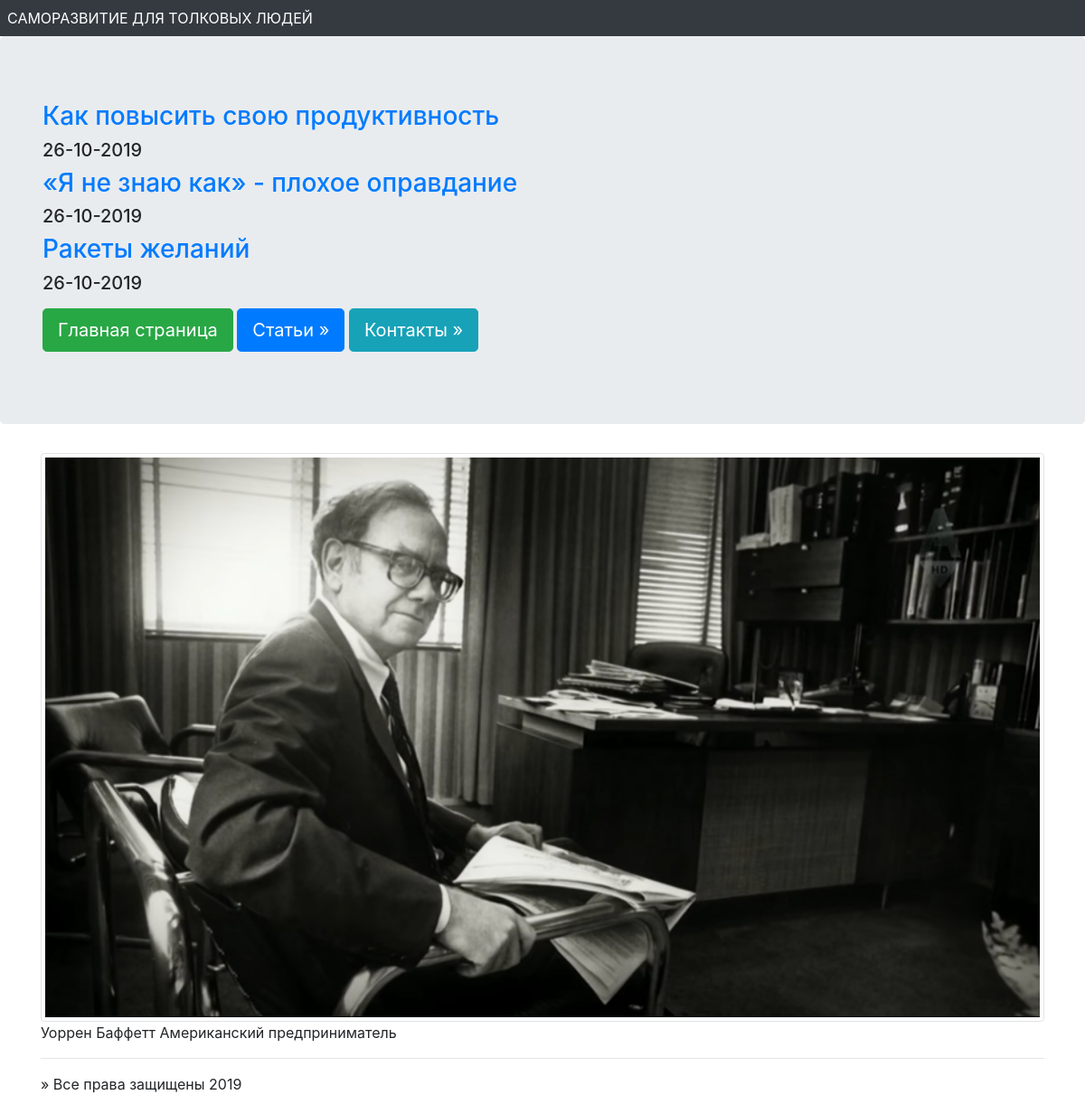
Page /news/ on the committed database.
### news/models.py (models this page shows, shortened)
class Articles(models.Model):
    title = models.CharField(max_length = 120)
    post = models.TextField()
    date = models.DateTimeField()

### news/templates/news/posts.html
{% extends "mainApp/wrapper.html"  %}
  {% block content %}
         {% for post in object_list  %}
             <a href="/news/{{post.id}}"><h3>{{post.title}}</h3></a>
             <h5>{{post.date|date:"d-m-Y"}}</h5>
         {% endfor %}
    {% endblock %}

### rows in the picture
Articles: title "Как повысить свою продуктивность", date "26-10-2019"
Articles: title "«Я не знаю как» - плохое оправдание", date "26-10-2019"
Articles: title "Ракеты желаний", date "26-10-2019"
